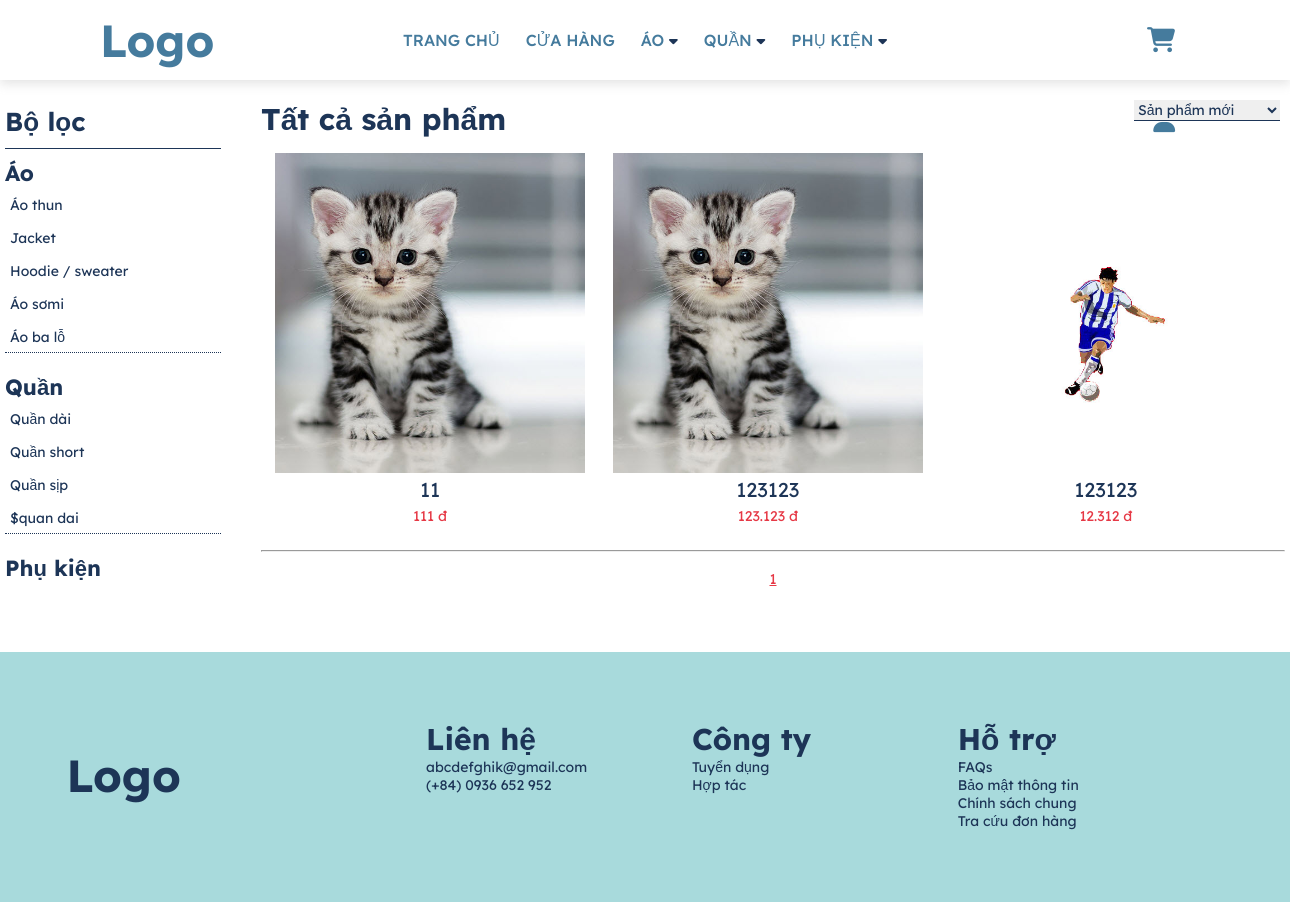
The page /products.php on the database as committed earlier.
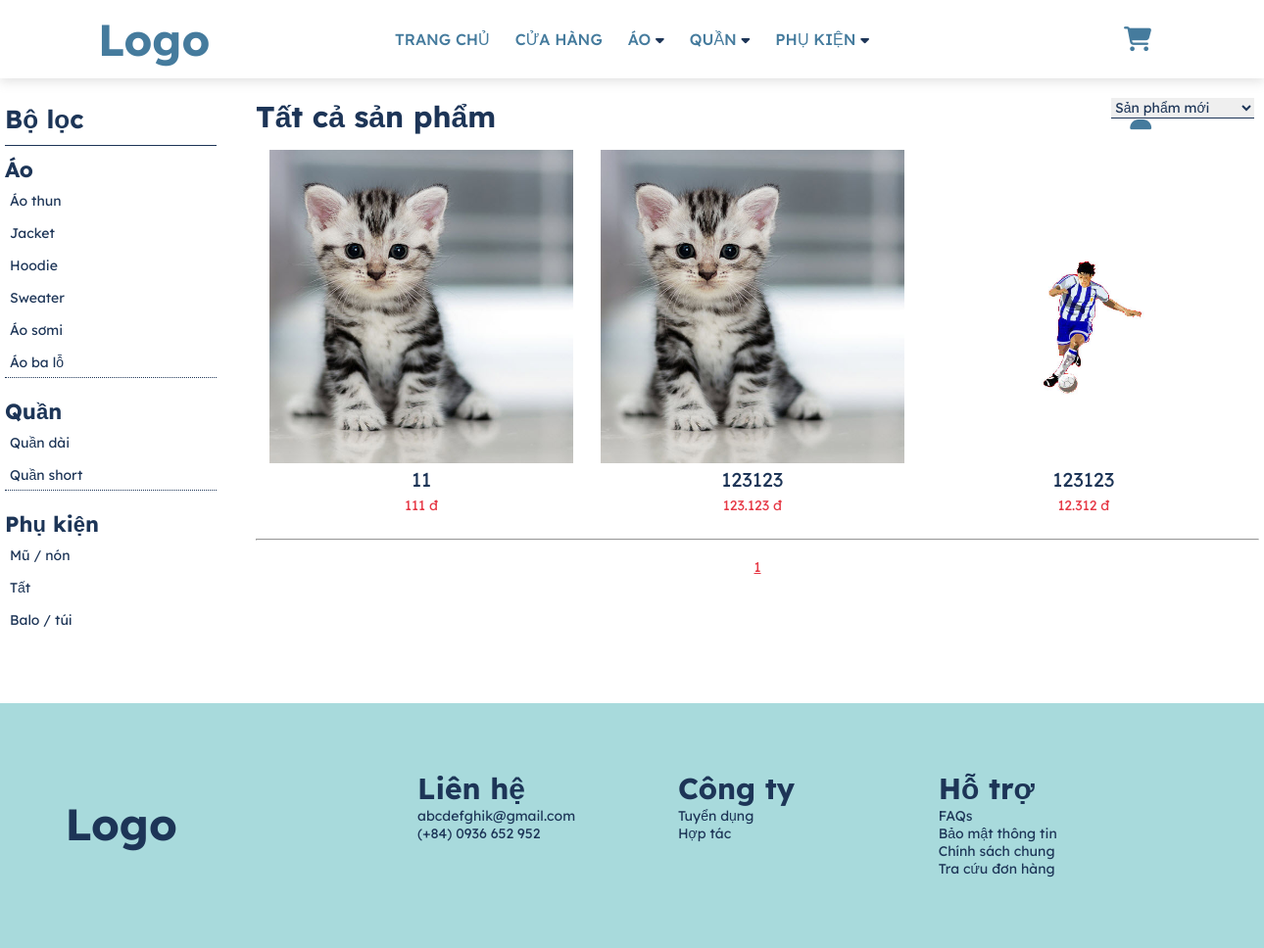
The same page on the database as committed later.
### tables this page shows
CREATE TABLE `category_detail` (
  `id` int(11) NOT NULL,
  `name` varchar(50) NOT NULL,
  `category_id` int(11) NOT NULL
);

CREATE TABLE `product` (
  `id` int(11) NOT NULL,
  `name` varchar(50) NOT NULL,
  `description` text NOT NULL,
  `img` text NOT NULL,
  `price` int(11) NOT NULL,
  `manufacturers_id` int(11) NOT NULL,
  `category_detail_id` int(11) NOT NULL
);

### products.php (the view, shortened to what this page needs)
<!DOCTYPE html>
<html lang="en">
<head>
    <link rel="stylesheet" href="assets/css/style.css">
    <link rel="stylesheet" href="assets/css/products.css">
</head>
<body>
    <?php
    require 'admin/connect.php';
    $page = 1;
    $sql_number_of_product = "select count(*) from product ";
    $product_array = mysqli_query($connect, $sql_number_of_product);
    $product_array_result = mysqli_fetch_array($product_array);
    $number_of_product = $product_array_result['count(*)'];
    $product_in_page = 15;
    $number_page = ceil($number_of_product / $product_in_page);
    $skip = $product_in_page * ($page - 1);
    $sql_show_product = "select * from product
    limit $product_in_page offset $skip";
    $show_product = mysqli_query($connect, $sql_show_product);
    ?>
    <?php
    require 'header.php';
    ?>
    <div class="main_products">
        <div class="category">
            <div class="header_category">
                <h4>Bộ lọc</h4>
            </div>
            <div class="cate_item">
                <h5>Áo</h5>
                <ul>
                    <?php
                    $sql_top = "select * from category_detail where category_id=1";
                    $result_top = mysqli_query($connect, $sql_top);
                    ?>
                    <?php foreach ($result_top as $each) { ?>
                        <li> <a href=""><?php echo $each['name'] ?></a></li>
                    <?php } ?>
                </ul>
            </div>
            <div class="cate_item">
                <h5>Quần</h5>
                <ul>
                    <?php
                    $sql_top = "select * from category_detail where category_id=2";
                    $result_top = mysqli_query($connect, $sql_top);
                    ?>
                    <?php foreach ($result_top as $each) { ?>
                        <li> <a href=""><?php echo $each['name'] ?></a></li>
                    <?php } ?>
                </ul>
            </div>
            <div class="cate_item">
                <h5>Phụ kiện</h5>
                <ul>
                    <?php
                    $sql_top = "select * from category_detail where category_id=3";
                    $result_top = mysqli_query($connect, $sql_top);
                    ?>
                    <?php foreach ($result_top as $each) { ?>
                        <li> <a href=""><?php echo $each['name'] ?></a></li>
                    <?php } ?>
                </ul>
            </div>
        </div>
        <div class="products">
            <div class="header_product">
                <div class="title_product">
                    <h3>Tất cả sản phẩm</h3>
                </div>
                <div class="sort_product">
                    <select name="" id="">
                        <option value="Sản phẩm mới" selected><a href="">Sản phẩm mới </a></option>
                    </select>
                </div>
            </div>
            <div class="table">
                <?php foreach ($show_product as $each) { ?>
                    <div class="thumbnail">
                        <div class="image">
                            <a href="product_detail.php?id=<?php echo $each['id'] ?>">
                                <img class="img_thumb" src="admin/product/photos/<?php echo $each['img'] ?>">
                            </a>
                        </div>
                        <div class="caption">
                            <a href=""><?php echo $each['name'] ?></a>
                            <p class="price"><?php echo number_format($each['price'], 0, '', '.'); ?> đ</p>
                        </div>
                    </div>
                <?php } ?>
            </div>
            <div class="page">
                <hr>
                <br>
                <div class="number">
                    <?php for ($i = 1; $i <= $number_page; $i++) { ?>
                        <?php if ($i == $page) { ?>
                            <a href="?page=<?php echo $i ?>" class="this_page" id="this_page">
                                <?php echo $i ?>
                            </a>
                        <?php } else { ?>
                            <a href="?page=<?php echo $i ?>">
                                <?php echo $i ?>
                            </a>
                        <?php } ?>
                    <?php  } ?>
                </div>
            </div>
        </div>
    </div>
    <?php include 'footer.php' ?>
</body>
</html>

Rows that differ between the two databases and show on the page:
removed category_detail: name "Hoodie / sweater", shown under "Áo"
removed category_detail: name "Quần sịp", shown under "Quần"
removed category_detail: name "$quan dai", shown under "Quần"
added category_detail: name "Hoodie", shown under "Áo"
added category_detail: name "Sweater", shown under "Áo"
now on this page (row edited): category_detail: name "Mũ / nón", shown under "Phụ kiện"
now on this page (row edited): category_detail: name "Tất", shown under "Phụ kiện"
now on this page (row edited): category_detail: name "Balo / túi", shown under "Phụ kiện"
